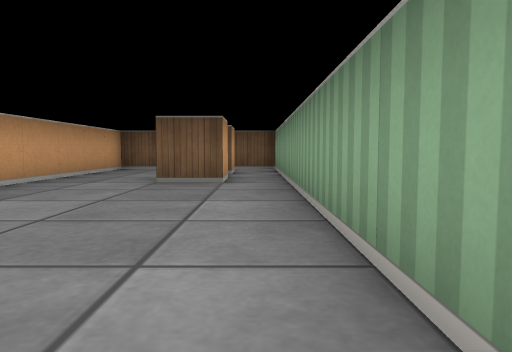
view 1 (above)

12 first-person views from a walk through a cub3D maze. The camera is about half as high as the walls, tilts 4° down and sees 70° across. The floor is counted in squares. Each view is taken from the middle of a square. On the plan, view 1 faces up. The plan holds only what a view shows up to about 9 squares ahead; the rest is blank.

view 2
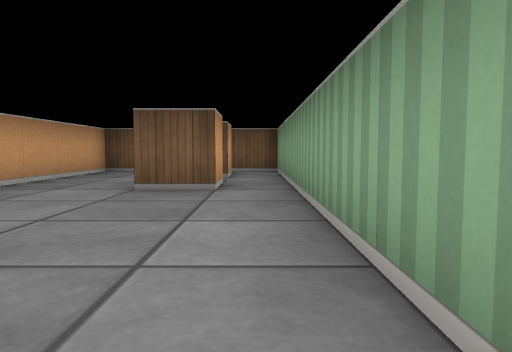

view 3
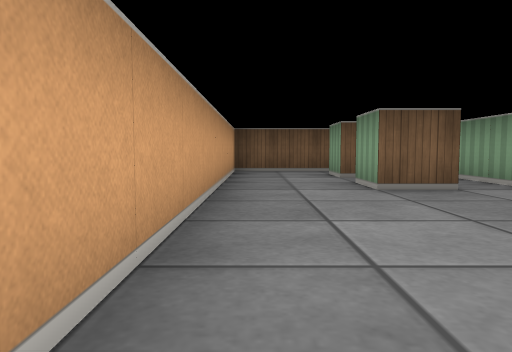

view 4
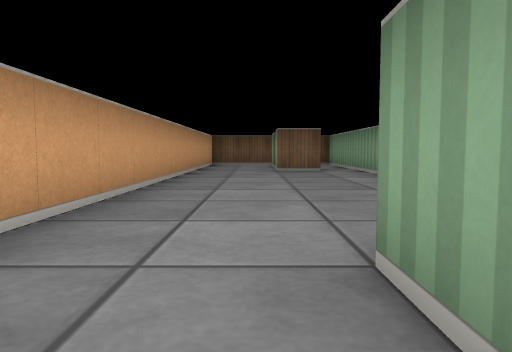

view 5
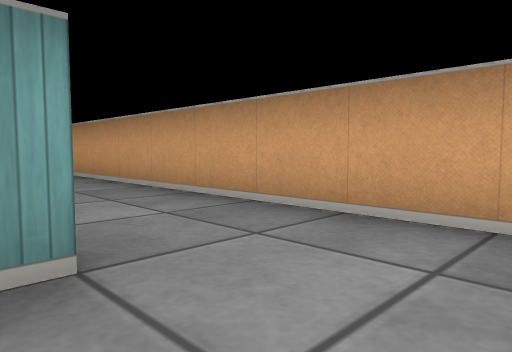

view 6
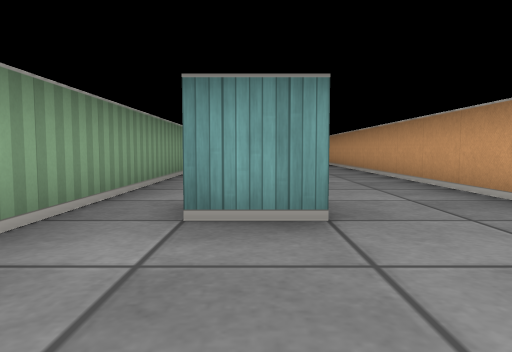

view 7
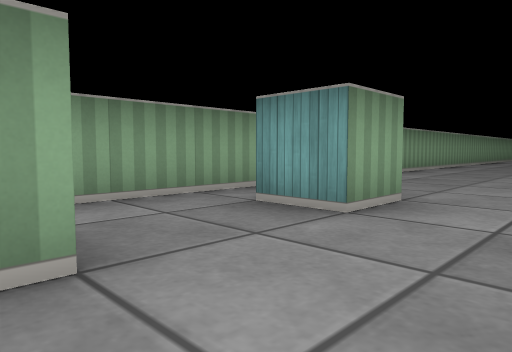

view 8
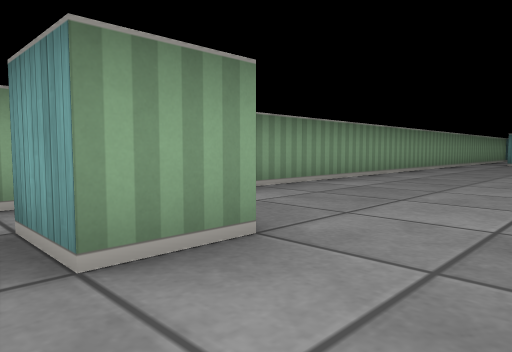

view 9
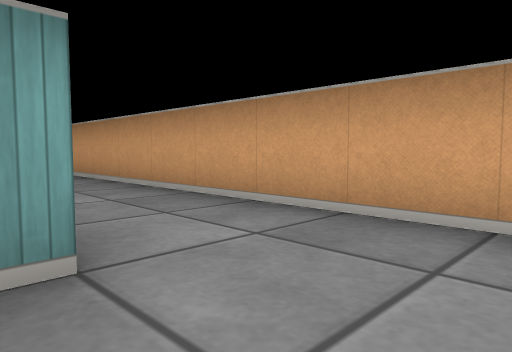

view 10
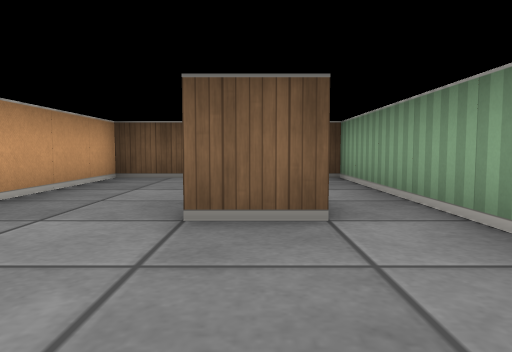

view 11
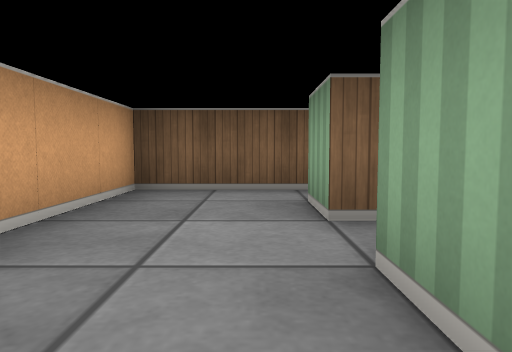

view 12
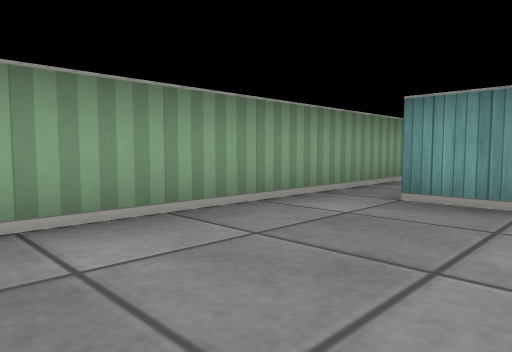

### Floor plan
Points are (right, up) in squares from view 1. A wall is a line through its corners. A room is listed if a view was taken in it or the views show most of it. See-through windows are left out.
Room 1 (views 1, 2, 3, 4, 5, 6, 7, 8, 9, 10, 11, 12)
walls: (-1.5, -5.6) (-1.5, -4.5) (-0.5, -4.5); (-1.5, -2.6) (-1.5, -1.5) (-0.5, -1.5); (0.5, -13.4) (0.5, 9.5) (-3.5, 9.5) (-3.5, -10.5); (-0.5, 6.5) (-0.5, 5.5) (-1.5, 5.5) (-1.5, 6.5); (-0.5, 8.5) (-0.5, 7.5) (-1.5, 7.5) (-1.5, 8.5)

Positions as (right, up) in squares from view 1, and headings:
1: (0, 0), facing up
2: (0, 1), facing up
3: (-3, 1), facing up
4: (-2, -3), facing up
5: (-1, 0), facing down-left
6: (-1, 1), facing down
7: (-3, -2), facing down-right
8: (-3, -4), facing down-right
9: (-1, -3), facing down-left
10: (-1, 3), facing up
11: (-2, 5), facing up
12: (-2, 2), facing down-right
